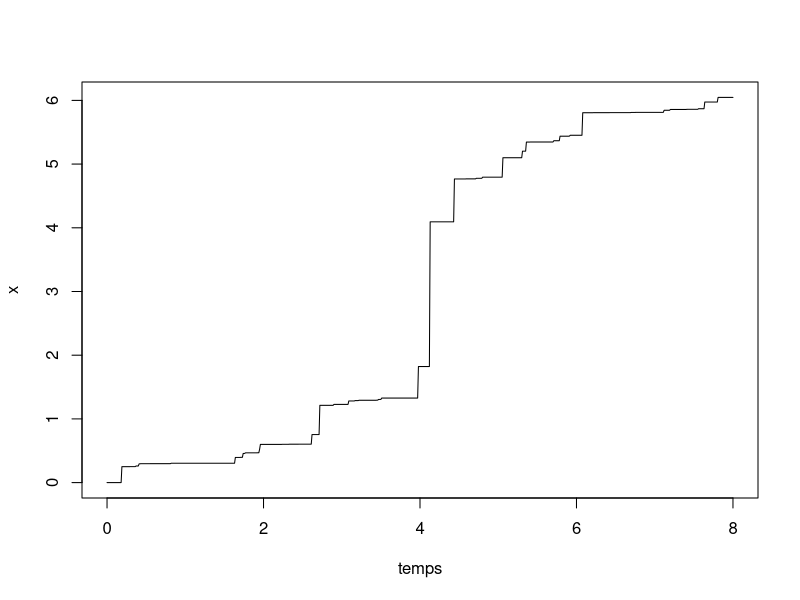
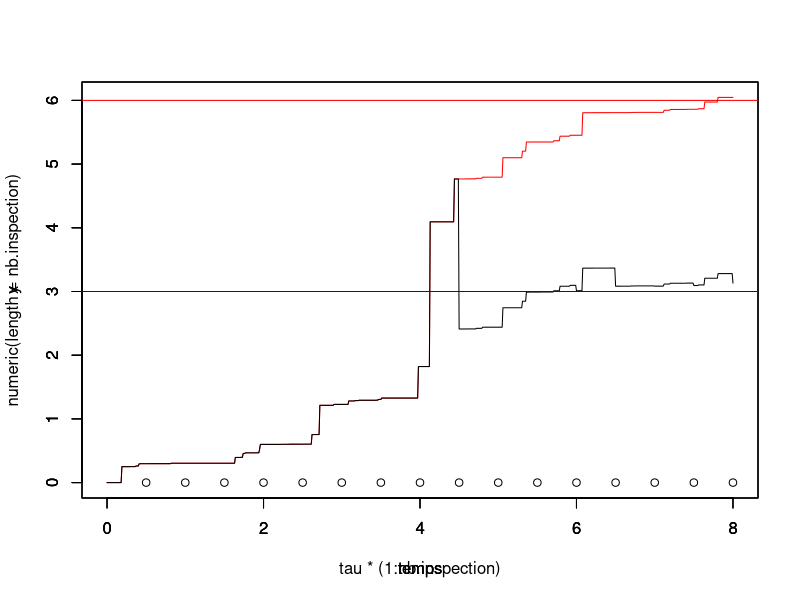

Write the R code that produced these figures, in order.
library(ggplot2)
library(tidyverse)
tau = 0.5 # intervalle inter-inspection
rho = 0.8 # parametre ARD1
L=3 # seuil pour MP
M=6 # seuil pout MC
tps.final <-8 # fenêtre d'observation du processus

# Simulation d'un processus gamma
pas = 0.01 # pas de temps pour simuler le processus

temps = seq(from = 0,to = tps.final,by = pas)
alpha = 1 # paramètre de forme de Gamma a = alpha t
beta = 1 # paramètre d'échelle de Gamma
n=length(temps)
x=numeric(n) # processus Gamma simulé
y=numeric(n) # processus Gamma maintenu
x[1] = 0

nb.inspection<- floor(tps.final/tau)

obs<-numeric(nb.inspection)

for(i in 2:n){
  x[i] = x[i-1] + rgamma(1,scale = beta, shape = alpha*(temps[i]^beta)-temps[i-1]^beta)
}

plot(temps,x,type="l")

# avant la première inspection y=x
y[1:(tau/pas)]<-x[1:(tau/pas)]

# Décision à chaque inspection

ifelse(x[tau/pas+1]<L,y[tau/pas+1]<-x[tau/pas+1],ifelse(x[tau/pas+1]<M,y[tau/pas+1]<-(1-rho)*x[tau/pas+1],y[tau/pas+1]<-0))

obs[1]<-y[tau/pas+1]

j<-1 # indicateur inspection
while (obs[j]<M & j<nb.inspection) {
  y[(j*tau/pas+2):((j+1)*tau/pas+1)]<-y[j*tau/pas+1]+x[(j*tau/pas+2):((j+1)*tau/pas+1)]-x[j*tau/pas+1]
  ifelse(y[(j+1)*tau/pas+1]<L,print("no action"),ifelse(y[(j+1)*tau/pas+1]<M,y[(j+1)*tau/pas+1]<-y[j*tau/pas+1]+(1-rho)*(x[(j+1)*tau/pas+1]-x[j*tau/pas+1]),y[(j+1)*tau/pas+1]<-0))
  obs[j+1]<-y[(j+1)*tau/pas+1]
  j<-j+1
}

df <- data.frame(temps,x,y)
mygraph <- ggplot(df,aes(x = temps)) +  
  geom_line(aes(y = y), color = "darkred") +
  geom_line(aes(y = x), color="steelblue", linetype="twodash") +
  geom_abline(slope = 0,intercept = L,color="blue") +
  geom_abline(slope = 0,intercept = M,color="red")



plot(temps,x,col="red",type="l",ylim = c(0,max(x)),xlim = c(0,8))
par(new=T)
plot(temps,y,type="l",ylim=c(0,max(x)),xlim = c(0,8))
par(new=T)
plot(tau*(1:nb.inspection),numeric(length = nb.inspection),ylim=c(0,max(x)),type="p",xlim = c(0,8))
abline(h=L,col="blue")
abline(h=M,col="red")

#abline(v = tau*(1:nb.inspection))
